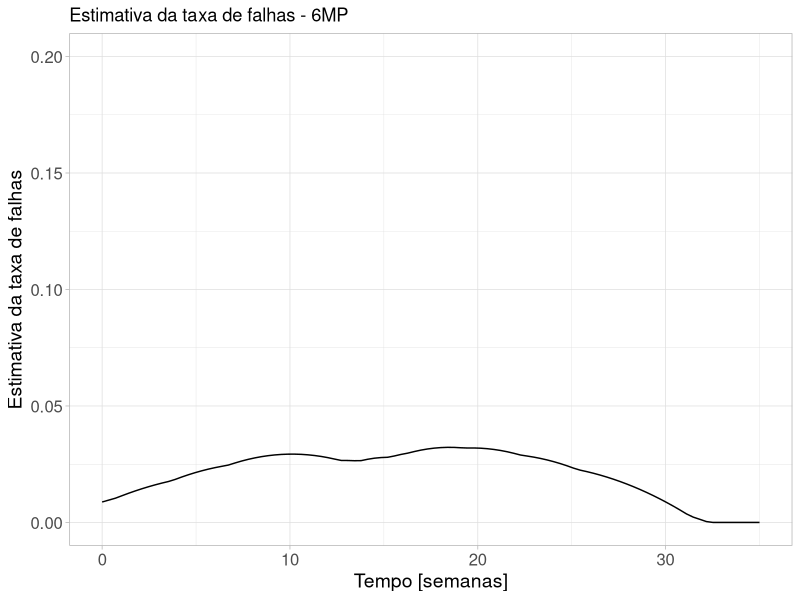
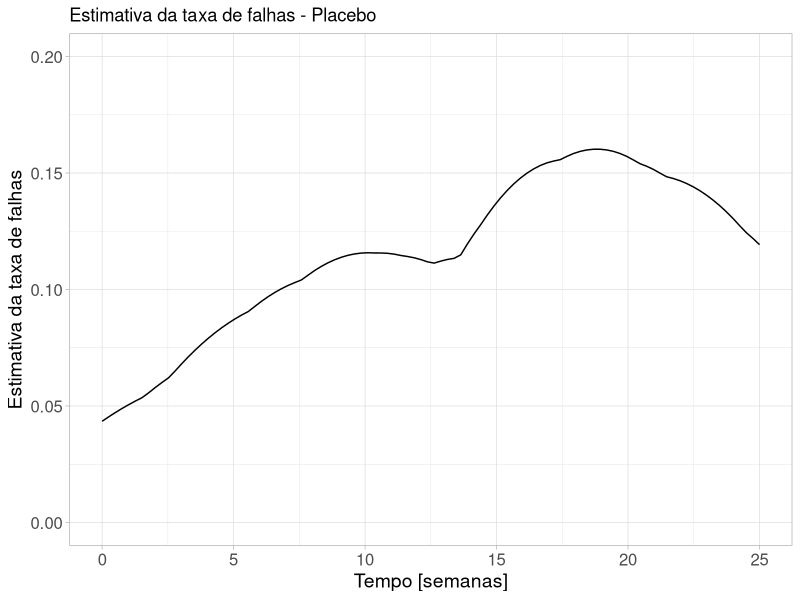

Source code (R) for these figures, in order:
## ---- chunk 1
#| echo: true
#| message: false
#| warning: false
library(survival)
library(readxl)
dados <- read_xlsx("anderson.xlsx", col_names = TRUE)
ajusteKM <- survfit(Surv(tempo, status) ~ 1, subset = (Rx==0), data=dados)
ajusteKM_sum <- summary(ajusteKM)
pesos <- ajusteKM_sum$n.event/ajusteKM_sum$n.risk
h <- density(ajusteKM_sum$time, kernel = "epanechnikov", n = 100, from = 0, to = 35, weights = pesos)
library(ggplot2)
data <- data.frame(x=h$x, y=h$y)
## ---- chunk 2
#| fig-width: 8
#| fig-height: 4
#| message: false
ggplot(data, aes(x=x, y=y)) + geom_line() + scale_y_continuous(limits=c(0,0.20)) + theme_light() +
  theme(axis.text = element_text(size = 12),
        axis.title = element_text(size = 14)) +
  labs(x = "Tempo [semanas]", y = "Estimativa da taxa de falhas", title = "Estimativa da taxa de falhas - 6MP")
## ---- chunk 3
#| echo: true
#| message: false
#| warning: false
tempo2<- c(1,1,2,2,3,4,4,5,5,8,8,8,8,11,11,12,12,15,17,22,23)
status2<- c(1,1,1,1,1,1,1,1,1,1,1,1,1,1,1,1,1,1,1,1,1) 
dados <- data.frame(tempos=tempo2, status=status2)
ajusteKM <- survfit(Surv(tempos, status) ~ 1, data=dados)
ajusteKM_sum <- summary(ajusteKM)
pesos <- ajusteKM_sum$n.event/ajusteKM_sum$n.risk
h <- density(ajusteKM_sum$time, weights = pesos,
kernel = "epanechnikov", n = 100, from = 0, to = 25)
data <- data.frame(x=h$x, y=h$y)
## ---- chunk 4
#| fig-width: 8
#| fig-height: 4
ggplot(data, aes(x=x, y=y)) + geom_line() + scale_y_continuous(limits=c(0,0.20)) +  theme_light() +
  theme(axis.text = element_text(size = 12),
        axis.title = element_text(size = 14)) +
  labs(x = "Tempo [semanas]", y = "Estimativa da taxa de falhas", title = "Estimativa da taxa de falhas - Placebo")
## ---- chunk 5
#| echo: true
#| message: false
#| warning: false
library(survey)
dados_p <- svydesign(ids = ~1, data=dados)
dados_svykm <- svykm(Surv(tempos, status) ~ 1, dados_p, se=TRUE)
quantile(dados_svykm, 0.5, ci=TRUE)
